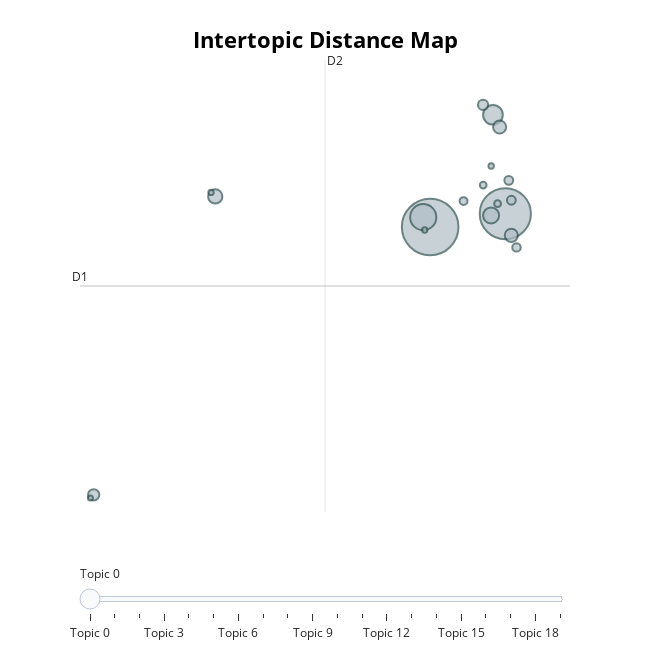

The cell this chart's notebook holds for it:
### Markdown cell above
Visualization

### Code cell
# visualize topics

topic_model.visualize_topics()

### Figure 1 — Plotly figure (JSON) as saved in the notebook; plotly's stock layout.template omitted (floating-point values rounded to 4 significant figures)
{"data": [{"customdata": [[0, "terraria | game | minecraft | like | bosses", 19379], [1, "game | fun | great | friends | play", 15848], [2, "minecraft | 2d | better | like | game", 4146], [3, "good | ok | cool | awesome | pretty", 2342], [4, "hours | time | award | played | game", 1548], [5, "10 | unicorn | killed | bunnies | bunny", 1237], [6, "fix | help | crashes | deleted | wont", 1049], [7, "addictive | fun | addicting | really | lots", 1029], [8, "10 | 11 | play | good | buy", 776], [9, "buy | worth | just | money | spent", 628], [10, "review | reviews | badge | positive | want", 475], [11, "pickle | tickle | gud | dis | words", 473], [12, "mac | linux | make | windows | version", 431], [13, "stop | life | playing | soul | help", 374], [14, "moon | lord | moonlord | beat | 10", 284], [15, "click | starbound | better | game | like", 276], [16, "dig | digging | build | fight | explore", 175], [17, "epic | epicness | game | just | word", 174], [18, "slime | slimes | 10 | killed | green", 173], [19, "ign | 10 | 11 | 69 | 420", 152]], "hovertemplate": "<b>Topic %{customdata[0]}</b><br>%{customdata[1]}<br>Size: %{customdata[2]}", "legendgroup": "", "marker": {"color": "#B0BEC5", "line": {"color": "DarkSlateGrey", "width": 2}, "size": [19379, 15848, 4146, 2342, 1548, 1237, 1049, 1029, 776, 628, 475, 473, 431, 374, 284, 276, 175, 174, 173, 152], "sizemode": "area", "sizeref": 12.11, "symbol": "circle"}, "mode": "markers", "name": "", "orientation": "v", "showlegend": false, "type": "scatter", "x": [9.149, 11.69, 8.915, 11.27, 11.21, 1.876, 11.9, 11.5, -2.239, 10.94, 11.81, 11.9, 12.07, 10.28, 11.43, 10.94, 8.966, 11.22, 1.733, -2.35], "xaxis": "x", "y": [6.272, 6.743, 6.622, 10.24, 6.682, 7.354, 5.98, 9.812, -3.2, 10.59, 7.925, 7.219, 5.553, 7.191, 7.099, 7.756, 6.168, 8.432, 7.497, -3.311], "yaxis": "y"}], "layout": {"annotations": [{"showarrow": false, "text": "D1", "x": -2.702, "y": 4.187, "yshift": 10}, {"showarrow": false, "text": "D2", "x": 5.59, "xshift": 10, "y": 12.18}], "height": 650, "hoverlabel": {"bgcolor": "white", "font": {"family": "Rockwell", "size": 16}}, "legend": {"itemsizing": "constant", "tracegroupgap": 0}, "margin": {"t": 60}, "shapes": [{"line": {"color": "#CFD8DC", "width": 2}, "type": "line", "x0": 5.59, "x1": 5.59, "y0": -3.808, "y1": 12.18}, {"line": {"color": "#9E9E9E", "width": 2}, "type": "line", "x0": -2.702, "x1": 13.88, "y0": 4.187, "y1": 4.187}], "sliders": [{"active": 0, "pad": {"t": 50}, "steps": [{"args": [{"marker.color": [["red", "#B0BEC5", "#B0BEC5", "#B0BEC5", "#B0BEC5", "#B0BEC5", "#B0BEC5", "#B0BEC5", "#B0BEC5", "#B0BEC5", "#B0BEC5", "#B0BEC5", "#B0BEC5", "#B0BEC5", "#B0BEC5", "#B0BEC5", "#B0BEC5", "#B0BEC5", "#B0BEC5", "#B0BEC5"]]}], "label": "Topic 0", "method": "update"}, {"args": [{"marker.color": [["#B0BEC5", "red", "#B0BEC5", "#B0BEC5", "#B0BEC5", "#B0BEC5", "#B0BEC5", "#B0BEC5", "#B0BEC5", "#B0BEC5", "#B0BEC5", "#B0BEC5", "#B0BEC5", "#B0BEC5", "#B0BEC5", "#B0BEC5", "#B0BEC5", "#B0BEC5", "#B0BEC5", "#B0BEC5"]]}], "label": "Topic 1", "method": "update"}, {"args": [{"marker.color": [["#B0BEC5", "#B0BEC5", "red", "#B0BEC5", "#B0BEC5", "#B0BEC5", "#B0BEC5", "#B0BEC5", "#B0BEC5", "#B0BEC5", "#B0BEC5", "#B0BEC5", "#B0BEC5", "#B0BEC5", "#B0BEC5", "#B0BEC5", "#B0BEC5", "#B0BEC5", "#B0BEC5", "#B0BEC5"]]}], "label": "Topic 2", "method": "update"}, {"args": [{"marker.color": [["#B0BEC5", "#B0BEC5", "#B0BEC5", "red", "#B0BEC5", "#B0BEC5", "#B0BEC5", "#B0BEC5", "#B0BEC5", "#B0BEC5", "#B0BEC5", "#B0BEC5", "#B0BEC5", "#B0BEC5", "#B0BEC5", "#B0BEC5", "#B0BEC5", "#B0BEC5", "#B0BEC5", "#B0BEC5"]]}], "label": "Topic 3", "method": "update"}, {"args": [{"marker.color": [["#B0BEC5", "#B0BEC5", "#B0BEC5", "#B0BEC5", "red", "#B0BEC5", "#B0BEC5", "#B0BEC5", "#B0BEC5", "#B0BEC5", "#B0BEC5", "#B0BEC5", "#B0BEC5", "#B0BEC5", "#B0BEC5", "#B0BEC5", "#B0BEC5", "#B0BEC5", "#B0BEC5", "#B0BEC5"]]}], "label": "Topic 4", "method": "update"}, {"args": [{"marker.color": [["#B0BEC5", "#B0BEC5", "#B0BEC5", "#B0BEC5", "#B0BEC5", "red", "#B0BEC5", "#B0BEC5", "#B0BEC5", "#B0BEC5", "#B0BEC5", "#B0BEC5", "#B0BEC5", "#B0BEC5", "#B0BEC5", "#B0BEC5", "#B0BEC5", "#B0BEC5", "#B0BEC5", "#B0BEC5"]]}], "label": "Topic 5", "method": "update"}, {"args": [{"marker.color": [["#B0BEC5", "#B0BEC5", "#B0BEC5", "#B0BEC5", "#B0BEC5", "#B0BEC5", "red", "#B0BEC5", "#B0BEC5", "#B0BEC5", "#B0BEC5", "#B0BEC5", "#B0BEC5", "#B0BEC5", "#B0BEC5", "#B0BEC5", "#B0BEC5", "#B0BEC5", "#B0BEC5", "#B0BEC5"]]}], "label": "Topic 6", "method": "update"}, {"args": [{"marker.color": [["#B0BEC5", "#B0BEC5", "#B0BEC5", "#B0BEC5", "#B0BEC5", "#B0BEC5", "#B0BEC5", "red", "#B0BEC5", "#B0BEC5", "#B0BEC5", "#B0BEC5", "#B0BEC5", "#B0BEC5", "#B0BEC5", "#B0BEC5", "#B0BEC5", "#B0BEC5", "#B0BEC5", "#B0BEC5"]]}], "label": "Topic 7", "method": "update"}, {"args": [{"marker.color": [["#B0BEC5", "#B0BEC5", "#B0BEC5", "#B0BEC5", "#B0BEC5", "#B0BEC5", "#B0BEC5", "#B0BEC5", "red", "#B0BEC5", "#B0BEC5", "#B0BEC5", "#B0BEC5", "#B0BEC5", "#B0BEC5", "#B0BEC5", "#B0BEC5", "#B0BEC5", "#B0BEC5", "#B0BEC5"]]}], "label": "Topic 8", "method": "update"}, {"args": [{"marker.color": [["#B0BEC5", "#B0BEC5", "#B0BEC5", "#B0BEC5", "#B0BEC5", "#B0BEC5", "#B0BEC5", "#B0BEC5", "#B0BEC5", "red", "#B0BEC5", "#B0BEC5", "#B0BEC5", "#B0BEC5", "#B0BEC5", "#B0BEC5", "#B0BEC5", "#B0BEC5", "#B0BEC5", "#B0BEC5"]]}], "label": "Topic 9", "method": "update"}, {"args": [{"marker.color": [["#B0BEC5", "#B0BEC5", "#B0BEC5", "#B0BEC5", "#B0BEC5", "#B0BEC5", "#B0BEC5", "#B0BEC5", "#B0BEC5", "#B0BEC5", "red", "#B0BEC5", "#B0BEC5", "#B0BEC5", "#B0BEC5", "#B0BEC5", "#B0BEC5", "#B0BEC5", "#B0BEC5", "#B0BEC5"]]}], "label": "Topic 10", "method": "update"}, {"args": [{"marker.color": [["#B0BEC5", "#B0BEC5", "#B0BEC5", "#B0BEC5", "#B0BEC5", "#B0BEC5", "#B0BEC5", "#B0BEC5", "#B0BEC5", "#B0BEC5", "#B0BEC5", "red", "#B0BEC5", "#B0BEC5", "#B0BEC5", "#B0BEC5", "#B0BEC5", "#B0BEC5", "#B0BEC5", "#B0BEC5"]]}], "label": "Topic 11", "method": "update"}, {"args": [{"marker.color": [["#B0BEC5", "#B0BEC5", "#B0BEC5", "#B0BEC5", "#B0BEC5", "#B0BEC5", "#B0BEC5", "#B0BEC5", "#B0BEC5", "#B0BEC5", "#B0BEC5", "#B0BEC5", "red", "#B0BEC5", "#B0BEC5", "#B0BEC5", "#B0BEC5", "#B0BEC5", "#B0BEC5", "#B0BEC5"]]}], "label": "Topic 12", "method": "update"}, {"args": [{"marker.color": [["#B0BEC5", "#B0BEC5", "#B0BEC5", "#B0BEC5", "#B0BEC5", "#B0BEC5", "#B0BEC5", "#B0BEC5", "#B0BEC5", "#B0BEC5", "#B0BEC5", "#B0BEC5", "#B0BEC5", "red", "#B0BEC5", "#B0BEC5", "#B0BEC5", "#B0BEC5", "#B0BEC5", "#B0BEC5"]]}], "label": "Topic 13", "method": "update"}, {"args": [{"marker.color": [["#B0BEC5", "#B0BEC5", "#B0BEC5", "#B0BEC5", "#B0BEC5", "#B0BEC5", "#B0BEC5", "#B0BEC5", "#B0BEC5", "#B0BEC5", "#B0BEC5", "#B0BEC5", "#B0BEC5", "#B0BEC5", "red", "#B0BEC5", "#B0BEC5", "#B0BEC5", "#B0BEC5", "#B0BEC5"]]}], "label": "Topic 14", "method": "update"}, {"args": [{"marker.color": [["#B0BEC5", "#B0BEC5", "#B0BEC5", "#B0BEC5", "#B0BEC5", "#B0BEC5", "#B0BEC5", "#B0BEC5", "#B0BEC5", "#B0BEC5", "#B0BEC5", "#B0BEC5", "#B0BEC5", "#B0BEC5", "#B0BEC5", "red", "#B0BEC5", "#B0BEC5", "#B0BEC5", "#B0BEC5"]]}], "label": "Topic 15", "method": "update"}, {"args": [{"marker.color": [["#B0BEC5", "#B0BEC5", "#B0BEC5", "#B0BEC5", "#B0BEC5", "#B0BEC5", "#B0BEC5", "#B0BEC5", "#B0BEC5", "#B0BEC5", "#B0BEC5", "#B0BEC5", "#B0BEC5", "#B0BEC5", "#B0BEC5", "#B0BEC5", "red", "#B0BEC5", "#B0BEC5", "#B0BEC5"]]}], "label": "Topic 16", "method": "update"}, {"args": [{"marker.color": [["#B0BEC5", "#B0BEC5", "#B0BEC5", "#B0BEC5", "#B0BEC5", "#B0BEC5", "#B0BEC5", "#B0BEC5", "#B0BEC5", "#B0BEC5", "#B0BEC5", "#B0BEC5", "#B0BEC5", "#B0BEC5", "#B0BEC5", "#B0BEC5", "#B0BEC5", "red", "#B0BEC5", "#B0BEC5"]]}], "label": "Topic 17", "method": "update"}, {"args": [{"marker.color": [["#B0BEC5", "#B0BEC5", "#B0BEC5", "#B0BEC5", "#B0BEC5", "#B0BEC5", "#B0BEC5", "#B0BEC5", "#B0BEC5", "#B0BEC5", "#B0BEC5", "#B0BEC5", "#B0BEC5", "#B0BEC5", "#B0BEC5", "#B0BEC5", "#B0BEC5", "#B0BEC5", "red", "#B0BEC5"]]}], "label": "Topic 18", "method": "update"}, {"args": [{"marker.color": [["#B0BEC5", "#B0BEC5", "#B0BEC5", "#B0BEC5", "#B0BEC5", "#B0BEC5", "#B0BEC5", "#B0BEC5", "#B0BEC5", "#B0BEC5", "#B0BEC5", "#B0BEC5", "#B0BEC5", "#B0BEC5", "#B0BEC5", "#B0BEC5", "#B0BEC5", "#B0BEC5", "#B0BEC5", "red"]]}], "label": "Topic 19", "method": "update"}]}], "title": {"font": {"color": "Black", "size": 22}, "text": "<b>Intertopic Distance Map</b>", "x": 0.5, "xanchor": "center", "y": 0.95, "yanchor": "top"}, "width": 650, "xaxis": {"anchor": "y", "domain": [0, 1], "range": [-2.702, 13.88], "title": {"text": ""}, "visible": false}, "yaxis": {"anchor": "x", "domain": [0, 1], "range": [-3.808, 12.18], "title": {"text": ""}, "visible": false}}}
